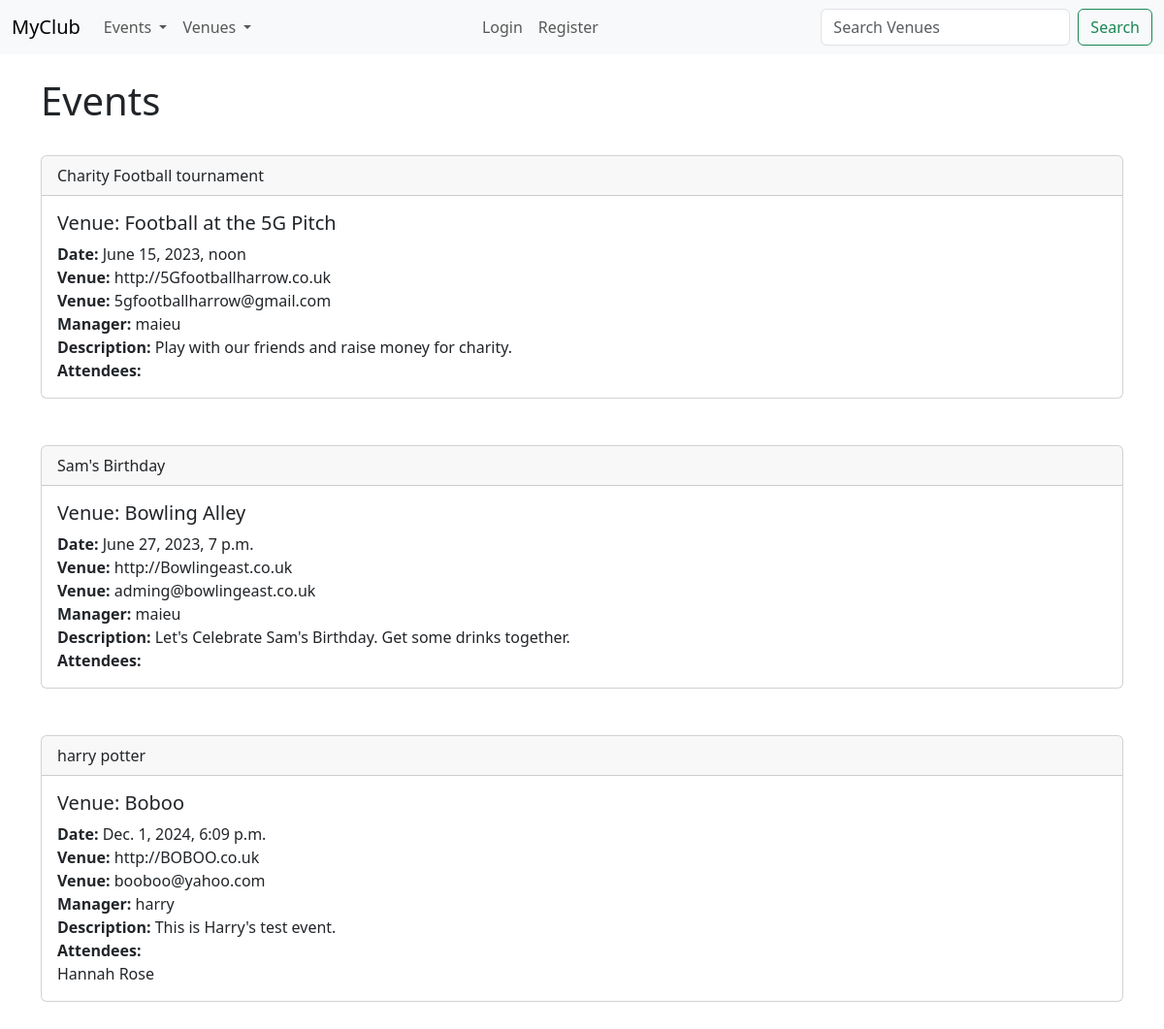
The app's page /events with its own data.
### events/models.py (models this page shows)
class Event(models.Model):
    name = models.CharField('Event Name', max_length=120)
    event_date = models.DateTimeField('Event Date')
    venue = models.ForeignKey(Venue, blank=True, null=True, on_delete=models.CASCADE)
    manager = models.ForeignKey(User, blank=True, null=True, on_delete=models.SET_NULL)
    description = models.TextField(blank=True)
    attendees = models.ManyToManyField(MyUser, blank=True)
    def __str__(self):
        return self.name

class Venue(models.Model):
    name = models.CharField('Venue Name', max_length=120)
    address = models.TextField(blank=True)
    post_code = models.CharField('Postcode', max_length = 10)
    phone = models.CharField('Phone Number', max_length = 15)
    website = models.URLField('Website Address', blank=True)
    email_address = models.EmailField('Email Address', blank=True)
    def __str__(self):
        return self.name

class MyUser(models.Model):
    first_name = models.CharField(max_length=120)
    last_name = models.CharField(max_length=120)
    email_address = models.EmailField('Email Address') #using email address variable name here
    def __str__(self):
        return self.first_name + ' ' + self.last_name

### events/views.py (the view)
# urls.py: path('events', views.all_events, name='list-events'),
def all_events(request):
    event_list = Event.objects.all().order_by('event_date')
    return render(request, 'events/event_list.html', {'event_list':event_list})

### events/templates/events/event_list.html (shortened to what this page needs)
{% extends 'events/base.html' %}
{% block content %}
    <h1>
    Events</h1>
<br/>
{% for event in event_list %}
<div class="card">
    <div class="card-header">
        {{ event }}
    </div>
    <div class="card-body">
      <h5 class="card-title">Venue: {{ event.venue }}</h5>
      <p class="card-text">
        <strong> Date:</strong> {{ event.event_date }}<br/>
        <strong>Venue:</strong> {{ event.venue.website }}<br/>
        <strong>Venue:</strong> {{ event.venue.email_address }}<br/>
        <strong>Manager:</strong> {{ event.manager }}<br/>
        <strong>Description: </strong> {{ event.description }}<br/>
        <strong>Attendees:</strong><br/>
        {% for user in event.attendees.all %}
        {{ user }}
        {% endfor %}
    </div>
  </div>
  <br/><br/>
  {% endfor %}
  {% endblock %}</p>

### events/templates/events/base.html (shortened to what this page needs)
<!doctype html>
<!doctype html>
<html lang="en">
  <head>
    <link href="https://cdn.jsdelivr.net/npm/bootstrap@5.3.0-alpha3/dist/css/bootstrap.min.css" rel="stylesheet">
  </head>
  <body>
    {% include 'events/navbar.html' %}
    <br/>
    <div class="container">
    {% block content %}
    {% endblock %}
    </div>
  </body>
</html>

### events/templates/events/navbar.html (shortened to what this page needs)
<nav class="navbar navbar-expand-lg bg-body-tertiary">
    <div class="container-fluid">
      <a class="navbar-brand" href=" {% url 'home' %}">MyClub</a>
      <div class="collapse navbar-collapse" id="navbarSupportedContent">
        <ul class="navbar-nav me-auto mb-2 mb-lg-0">
          <li class="nav-item dropdown">
            <a class="nav-link dropdown-toggle" href="#" role="button" data-bs-toggle="dropdown" aria-expanded="false">
              Events
            </a>
          </li>
          <li class="nav-item dropdown">
            <a class="nav-link dropdown-toggle" href="#" role="button" data-bs-toggle="dropdown" aria-expanded="false">
              Venues
            </a>
          </li>
        </ul>
        <ul class="navbar-nav me-auto mb-2 mb-lg-0">
          {% if user.is_authenticated %}
          <li class="nav-item">
            <a class="nav-link" href="{% url 'logout' %}">Logout</a>
          </li>          {% else%}
          <li class="nav-item">
            <a class="nav-link" href="{% url 'login' %}">Login</a>
          </li>
          <li class="nav-item">
            <a class="nav-link" href="{% url 'register_user' %}">Register</a>
          </li>
          {% endif %}
        </ul>
        <form class="d-flex" method=POST action="{% url 'search-venues' %}"> {% csrf_token %}
          <input class="form-control me-2" type="search" placeholder="Search Venues" aria-label="Search" name="searched">
          <button class="btn btn-outline-success" type="submit">Search</button>
        </form>
      </div>
    </div>
  </nav>

### records on screen
Event: name "Charity Football tournament", venue "Football at the 5G Pitch", event_date "June 15, 2023, noon", venue.website "http://5Gfootballharrow.co.uk", venue.email_address "5gfootballharrow@gmail.com", manager "maieu", description "Play with our friends and raise money for charity."
Event: name "Sam's Birthday", venue "Bowling Alley", event_date "June 27, 2023, 7 p.m.", venue.website "http://Bowlingeast.co.uk", venue.email_address "adming@bowlingeast.co.uk", manager "maieu", description "Let's Celebrate Sam's Birthday. Get some drinks together."
Event: name "harry potter", venue "Boboo", event_date "Dec. 1, 2024, 6:09 p.m.", venue.website "http://BOBOO.co.uk", venue.email_address "booboo@yahoo.com", manager "harry", description "This is Harry's test event."
MyUser: first_name+last_name "Hannah Rose"
